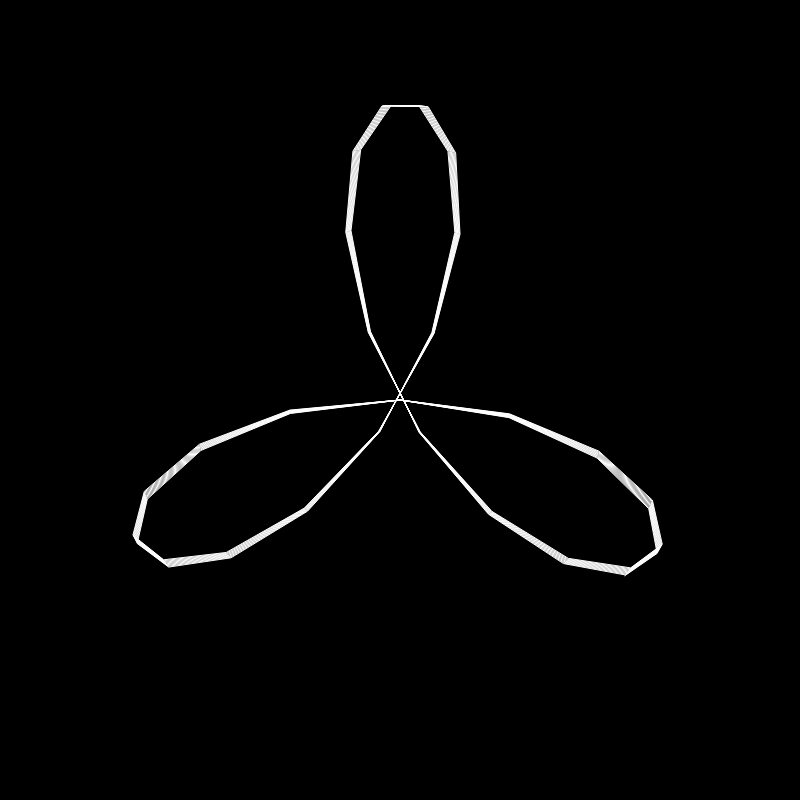
Frame 1 (no input)
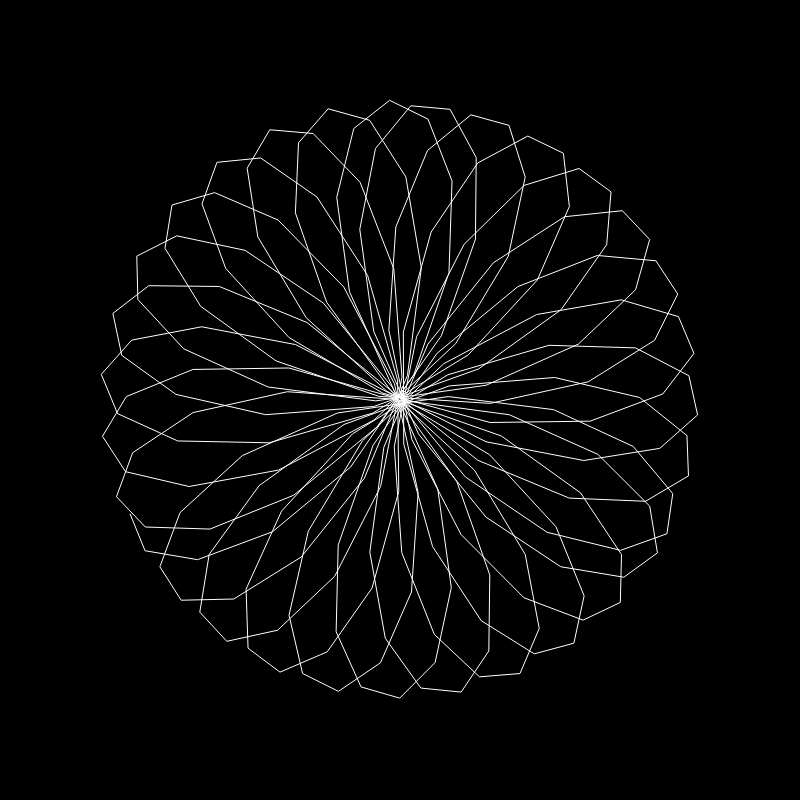
Frame 60 (no input)
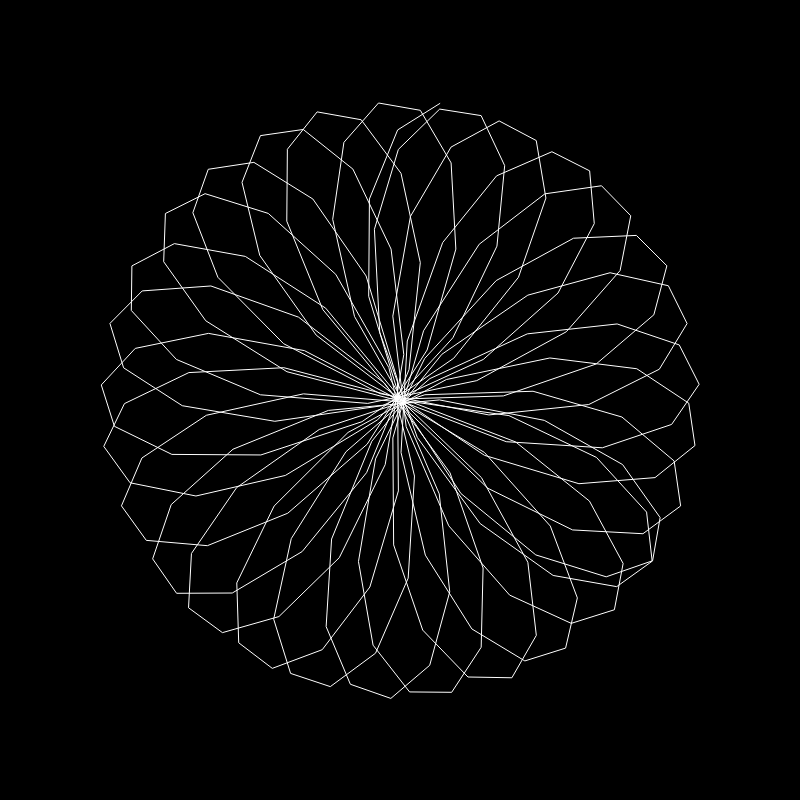
Frame 120 (the mouse pressed at the canvas centre since frame 60)

The p5.js sketch that drew these frames (run headless with seeded random() and noise() and a simulated clock; from frame 60 on, the mouse is pressed at the canvas centre):

// p5.js sketch
// ── sketch.js
/* DM3008 Generative Art, Ashley Hi 2026
 * Week 4 - Waves & Distribution
 * Wave Composition B
*/

var magnify = 300; 
var rotation = 0; 
var radius = 0; 
var elements = 256;

function setup() {
  createCanvas(800, 800);
}
 
function draw() {
  background(0);
  elements = 500; 
  radius = (cos(frameCount * 0.0013) + 2) * 10;
  rotation = (sin(frameCount * 0.0011) + 1) * 10;
  
  var spacing = TWO_PI / elements; 
  translate(width * 0.5, height * 0.5);
  noFill();
  stroke(255);
  
  beginShape();
  
  for (var i = 0; i < 256; i++) {
      var p = createVector(0,0);
      p.add(sin(spacing * i * radius) * magnify, 0);
      p.rotate(spacing * i * rotation);
      vertex(p.x, p.y);
  }
  
  endShape();
}
